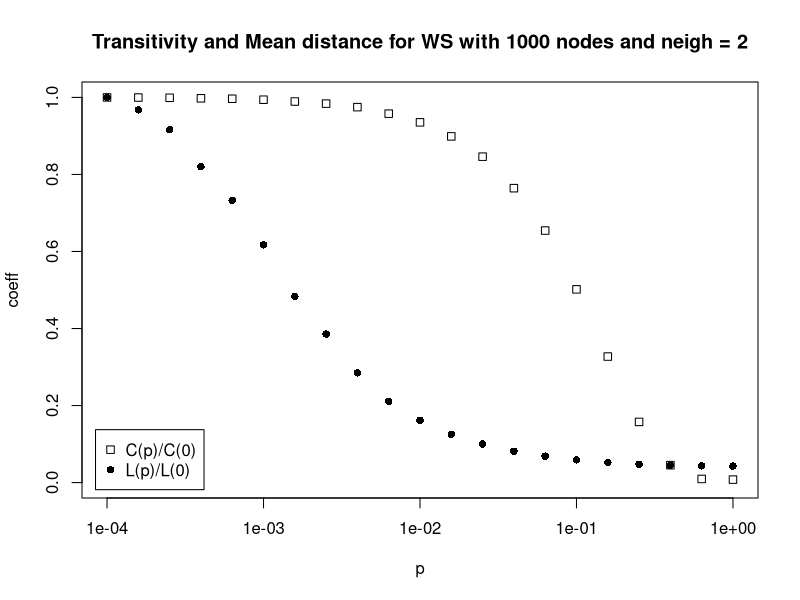

Write the R code that produced this figure. (Note: a time limit stopped this script after it produced the figure.)
library(igraph)

p <- 10^(seq(-4,0,0.2))

N = 100
NODES = 1000

#for (neigh in c(2,3,4,5) ){
for (neigh in c(2,3,4,5,6,8,10,20) ){
  L <- rep(0,length(p))
  C <- rep(0,length(p))
  
  for (i in 1:length(p)) {
    for (j in 1:N) {
      # Note that the smaller the population and the larger the neighbourhood, then the clustering coefficient will be higher
      g <- sample_smallworld(1,NODES,neigh,p[i])
      L[i] = L[i] + transitivity(g, "global")
      C[i] = C[i] + mean_distance(g)
    }
  
    L[i] = L[i]/N
    C[i] = C[i]/N
  }

  L <- L/L[1]
  C <- C/C[1]
  
  
  pdf(paste("./plots/WS_neigh_",neigh,".pdf", sep=""))
  plot(p, L, ylim = c(0,1), ylab='coeff', xlab='p', pch=0, log='x', , main= paste("Transitivity and Mean distance for WS with ",NODES," nodes and neigh = ",neigh,sep=""))
  points(p, C, ylim = c(0,1), ylab='coeff', xlab='p', pch=16)
  legend("bottomleft", inset=.02,c('C(p)/C(0)','L(p)/L(0)'), pch=c(0,16))
  dev.off()
}

#
#
#
#
#

num_nodes = round(10^(seq(0.1,5,0.2)))
apl_gnp <- function(n) mean_distance(sample_gnp(n, (1+0.0001)*log(n)/n))
mean_apl <- function(n) sum(rep(apl_gnp(n), N))/N

ASP <- Map(mean_apl,num_nodes)

ASP <- rep(0,length(num_nodes))
for ( i in 1:length(num_nodes) ){
  for (j in 1:N) {
    g <- sample_gnp(num_nodes[i], (1+0.001)*log(num_nodes[i])/num_nodes[i])
    ASP[i] = ASP[i] + average.path.length(g)
  }
  
  ASP[i] <- ASP[i]/N
  print(i)
}

plot(num_nodes, ASP)
